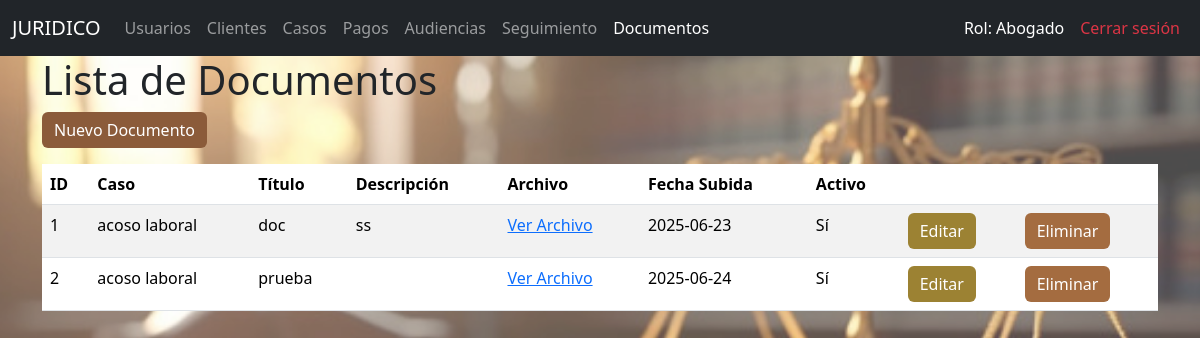
Screenshot of /documentos/ (signed in) with the database file from the repository.
### models/rol_model.py (models this page shows, shortened)
class Rol(db.Model):
    __tablename__ = "rol"
    id_rol = db.Column(db.Integer,primary_key = True)
    nombre_rol = db.Column(db.String(50), nullable = False)
    usuarios = db.relationship('Usuario', back_populates='rol')

### models/documento_model.py (models this page shows, shortened)
class Documento(db.Model):
    __tablename__ = "documento"
    id_documento = db.Column(db.Integer, primary_key=True)
    id_caso = db.Column(db.Integer, db.ForeignKey('caso.id_caso'), nullable=False)
    titulo = db.Column(db.String(150), nullable=False)
    descripcion = db.Column(db.Text, nullable=True)
    archivo_path = db.Column(db.String(255), nullable=False)
    fecha_subida = db.Column(db.DateTime, default=datetime.utcnow, nullable=False)
    activo = db.Column(db.Boolean, default=True, nullable=False)
    caso = db.relationship('Caso', back_populates='documentos')
    @staticmethod
    def get_all():
        return Documento.query.all()

### models/caso_model.py (models this page shows, shortened)
class Caso(db.Model):
    __tablename__ = "caso"
    id_caso = db.Column(db.Integer, primary_key=True)
    id_cliente = db.Column(db.Integer, db.ForeignKey('clientes.id'), nullable=False)
    id_usuario = db.Column(db.Integer, db.ForeignKey('usuarios.id_usuario'), nullable=False)
    id_tipo = db.Column(db.Integer, db.ForeignKey('tipo_caso.id_tipo_caso'), nullable=False)
    id_estado_caso = db.Column(db.Integer, db.ForeignKey('estado_caso.id_estado_caso'), nullable=False)
    id_estado_pago = db.Column(db.Integer, db.ForeignKey('estado_pago.id_estado_pago'), nullable=False)
    fecha_apertura = db.Column(db.DateTime, nullable=False)
    descripcion = db.Column(db.Text, nullable=True)
    monto_total = db.Column(Numeric(10, 2), nullable=False)
    activo = db.Column(db.Boolean, default=True)
    cliente = db.relationship('Cliente', back_populates='casos')
    usuario = db.relationship('Usuario', back_populates='casos')
    tipo = db.relationship('TipoCaso', back_populates='casos')
    estado_caso = db.relationship('EstadoCaso', back_populates='casos')
    estado_pago = db.relationship('EstadoPago', back_populates='casos')
    audiencias = db.relationship('Audiencia', back_populates='caso')
    pagos = db.relationship("Pago", back_populates="caso")
    seguimientos = db.relationship('Seguimiento', back_populates='caso')
    documentos = db.relationship('Documento', back_populates='caso')

### controllers/documento_controller.py (the view)
@documento_bp.route("/")
def index():
    documentos = Documento.get_all()
    return documento_view.list(documentos)

### app.py (called while the page is built)
@login_manager.user_loader
def load_user(user_id):
    usuario = Usuario.get_by_id(int(user_id))
    return UserLogin(usuario) if usuario else None

@app.context_processor
def inject_active_path():
    def is_active(path):
        return 'active' if request.path == path else ''
    return dict(is_active=is_active)

### auth/user_login.py (called while the page is built)
    @property
    def rol(self):
        return self.usuario.rol.nombre_rol

### controllers/documento_controller.py (called while the page is built)
@documento_bp.before_request
def verificar_autenticacion():
    if not current_user.is_authenticated:
        return redirect(url_for('home'))  # Cambia 'home' por tu ruta de login

### models/usuario_model.py (called while the page is built)
    @staticmethod
    def get_by_id(id_usuario):
        return Usuario.query.get(id_usuario)

### views/documento_view.py (called while the page is built)
def list(documentos):
    return render_template("documentos/index.html", documentos=documentos)

### templates/documentos/index.html (shortened to what this page needs)
{% extends "base.html" %}
{% block content %}
<h1>Lista de Documentos</h1>
<a class="btn btn-success mb-3" href="{{ url_for('documento.create') }}" style=" background-color:rgb(139, 91, 58); color: white; border: none;">Nuevo Documento</a>
<table class="table table-striped">
<thead>
<tr>
<th>ID</th>
<th>Caso</th>
<th>Título</th>
<th>Descripción</th>
<th>Archivo</th>
<th>Fecha Subida</th>
<th>Activo</th>
<th></th>
<th></th>
</tr>
</thead>
<tbody>
        {% for doc in documentos %}
        <tr>
<td>{{ doc.id_documento }}</td>
<td>{{ doc.caso.descripcion if doc.caso }}</td>
<td>{{ doc.titulo }}</td>
<td>{{ doc.descripcion or '' }}</td>
<td>
<a href="{{ url_for('static', filename=doc.archivo_path) }}" target="_blank">Ver Archivo</a>
</td>
<td>{{ doc.fecha_subida.strftime('%Y-%m-%d') if doc.fecha_subida }}</td>
<td>{{ 'Sí' if doc.activo else 'No' }}</td>
<td>
<a class="btn btn-warning" href="{{ url_for('documento.edit', id_documento=doc.id_documento) }}" style=" background-color:rgb(156, 130, 51); color: white; border: none;">Editar</a>
</td>
<td>
<form action="{{ url_for('documento.delete', id_documento=doc.id_documento) }}" method="post" onsubmit="return confirm('¿Está seguro de eliminar este documento?');" style="display:inline-block;">
<button class="btn btn-danger" style=" background-color:rgb(164, 108, 64); color: white; border: none;" type="submit">Eliminar</button>
</form>
</td>
</tr>
        {% endfor %}
    </tbody>
</table>
{% endblock %}

### templates/base.html (shortened to what this page needs)
<!doctype html>
<html lang="es">
  <head>
    <link href="https://cdn.jsdelivr.net/npm/bootstrap@5.3.6/dist/css/bootstrap.min.css" rel="stylesheet">
</head>
<body style="position: relative; z-index: 0;">
    <nav class="navbar navbar-expand-lg navbar-dark bg-dark">
        <div class="container-fluid">
          <a class="navbar-brand" href="#">JURIDICO</a>
          <div class="collapse navbar-collapse" id="navbarNav">
            <ul class="navbar-nav">
              <li class="nav-item">
                <a class="nav-link " aria-current="page" href="/usuarios/">Usuarios</a>
              </li>
              <li class="nav-item">
                <a class="nav-link {{is_active('/clientes/')}}" href="/clientes/">Clientes</a>
              </li>
              <li class="nav-item">
                <a class="nav-link {{is_active('/casos/')}}" href="/casos/">Casos</a>
              </li>
              <li class="nav-item">
                <a class="nav-link {{is_active('/pagos/')}}" href="/pagos/">Pagos</a>
              </li>
              <li class="nav-item">
                <a class="nav-link {{is_active('/audiencias/')}}" href="/audiencias/">Audiencias</a>
              </li>
              <li class="nav-item">
                <a class="nav-link {{is_active('/seguimientos/')}}" href="/seguimientos/">Seguimiento</a>
              </li>
              <li class="nav-item">
                <a class="nav-link {{is_active('/documentos/')}}" href="/documentos/">Documentos</a>
              </li>
            </ul>
          </div>
          <div class="collapse navbar-collapse" id="navbarNav">
            <ul class="navbar-nav ms-auto">
              <li class="nav-item">
                <span class="nav-link text-white">Rol: {{ current_user.rol }}</span>
              </li>
              <li class="nav-item">
                <a class="nav-link text-danger" href="{{ url_for('logout') }}">
                   Cerrar sesión
                </a>
              </li>
            </ul>
          </div>
        </div>
      </nav>
    <div class="container">
        {% block content %}
        {% endblock  %}
    </div>
  </body>
</html>

### templates/base.html (style rules this page uses)
body::before { content: ""; position: fixed; top: 0; left: 0; width: 100%; height: 100%; background: url('/static/img/fondo.jpg') no-repeat center center fixed; background-size: cover; opacity: 0.70; z-index: -1; }

### rows the page displays
Rol: rol "Abogado"
Documento: id_documento "1", caso "acoso laboral", titulo "doc", descripcion "ss", fecha_subida "2025-06-23", activo "Sí"
Documento: id_documento "2", caso "acoso laboral", titulo "prueba", fecha_subida "2025-06-24", activo "Sí"
